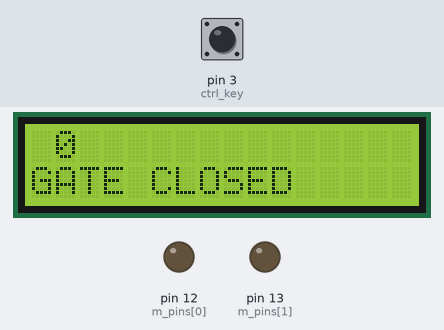
Recording of a sketch running on a simulated Arduino Uno, built with avr-gcc and run on an emulated ATmega328P. Shown: 16×2 character LCD, output pins drawn as LEDs (lit = HIGH). The inputs (shaded band) are chosen by the test bench; at power-on: pin 3 (ctrl_key) HIGH.

Above: at 1.2 s.
1.3 s: pin 3 (ctrl_key) pulled LOW for 0.15 s
At 3.8 s:
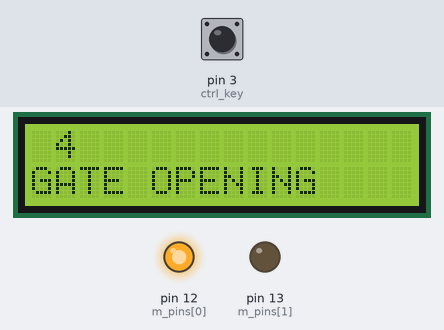
3.9 s: pin 3 (ctrl_key) pulled LOW for 1 s
At 5.15 s:
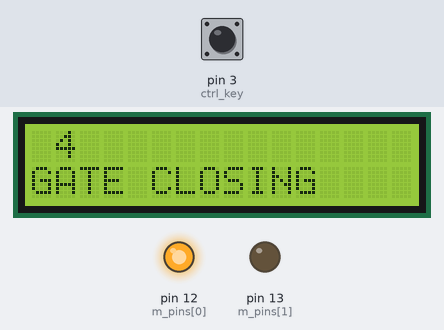
7.9 s: pin 3 (ctrl_key) pulled LOW for 0.15 s
At 8.3 s:
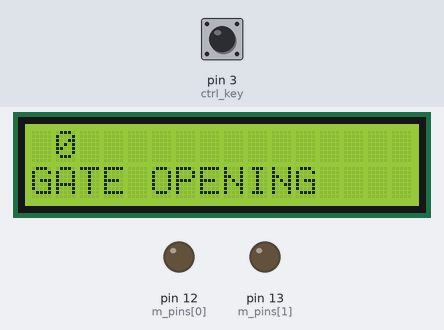
11.0 s: pin 3 (ctrl_key) pulled LOW for 1 s
At 13.9 s:
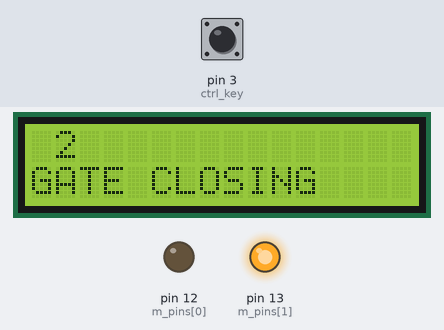
14.0 s: pin 3 (ctrl_key) pulled LOW for 0.15 s
At 19.0 s:
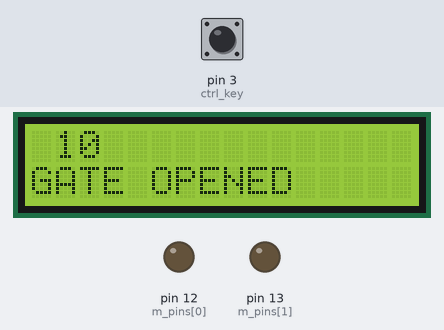
19.6 s: pin 3 (ctrl_key) pulled LOW for 3.2 s
At 23.05 s:
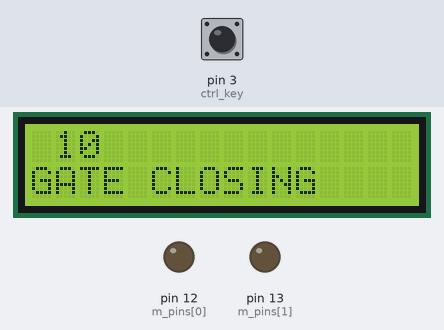
Timing chart, 0 to 24.8 s (numbered marks = the images above; inputs shaded):
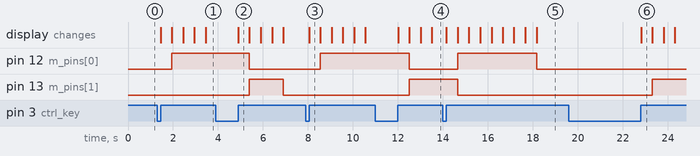

The sketch:

Motor_Timer.ino
```cpp
#include<LiquidCrystal.h>
LiquidCrystal lcd(A0, A1, A2, A3, A4, A5);
const byte ctrl_key = 3;
const byte m_pins[2] = {12, 13};
void setup() {
  lcd.begin(16, 2);
  pinMode(ctrl_key, INPUT_PULLUP);
  for (int i = 0 ; i < 2; i++)
    pinMode(m_pins[i], OUTPUT);
}

bool gate_state = false;
int counter = 0; // 0 - CLose, 1 - Open
long start_time = 0;
long timeStep = 500; // 1000 for  1sec gap
void loop() {
  if (!digitalRead(ctrl_key)) {
    while (!digitalRead(ctrl_key));
    gate_state ^= 1;
    start_time = millis();
  }
  lcd.setCursor(1, 0);
  lcd.print(counter);
  lcd.print(" ");
  if (gate_state == 0) { // to close or Closed
    if (counter == 0) { // Closed
      lcd.setCursor(0, 1);
      lcd.print("GATE CLOSED ");
      gate_none();
    } else { // closing
      lcd.setCursor(0, 1);
      lcd.print("GATE CLOSING");
      if (millis() - start_time >= timeStep) {
        start_time = millis();
        if (counter > 0) {
          counter--;
        }
        gate_off();
      }
    }
  } else { // to open or Opened
    if (counter == 10) { // opened
      lcd.setCursor(0, 1);
      lcd.print("GATE OPENED ");
      gate_none();
    } else { // opening
      lcd.setCursor(0, 1);
      lcd.print("GATE OPENING");
      if (millis() - start_time >= timeStep) {
        start_time = millis();
        if (counter < 10) {
          counter++;
        }
        gate_on();
      }
    }
  }
}

void gate_on() {
  digitalWrite(m_pins[0], 1);
  digitalWrite(m_pins[1], 0);
}
void gate_off() {
  digitalWrite(m_pins[0], 0);
  digitalWrite(m_pins[1], 1);
}

void gate_none() {
  digitalWrite(m_pins[0], 0);
  digitalWrite(m_pins[1], 0);
}
```

Measured:
- after the input at 1.3 s, pin 12 (m_pins[0]): LOW → HIGH after 0.65 s; the display: first changes after 0.15 s (image 1 shows a later state)
- after the input at 3.9 s, pin 12 (m_pins[0]): HIGH → LOW after 1.5 s instead of 2.6 s; pin 13 (m_pins[1]): LOW → HIGH after 1.5 s, → LOW 1.5 s later; the display: changes after 1.0 s (image 2)
- after the input at 7.9 s, pin 12 (m_pins[0]): LOW → HIGH after 0.65 s; the display: changes after 0.15 s (image 3)
- after the input at 11.0 s, pin 12 (m_pins[0]): HIGH → LOW after 1.5 s instead of 2.1 s; pin 13 (m_pins[1]): LOW → HIGH after 1.5 s; the display: first changes after 1.0 s (image 4 shows a later state)
- after the input at 14.0 s, pin 12 (m_pins[0]): LOW → HIGH after 0.65 s, → LOW 3.5 s later; the display: first changes after 0.15 s (image 5 shows a later state)
- after the input at 19.6 s, pin 13 (m_pins[1]): LOW → HIGH after 3.7 s; the display: changes after 3.2 s (image 6)
- what the display in image 2 shows lasts 0.5 s, from 4.9 s to 5.4 s
